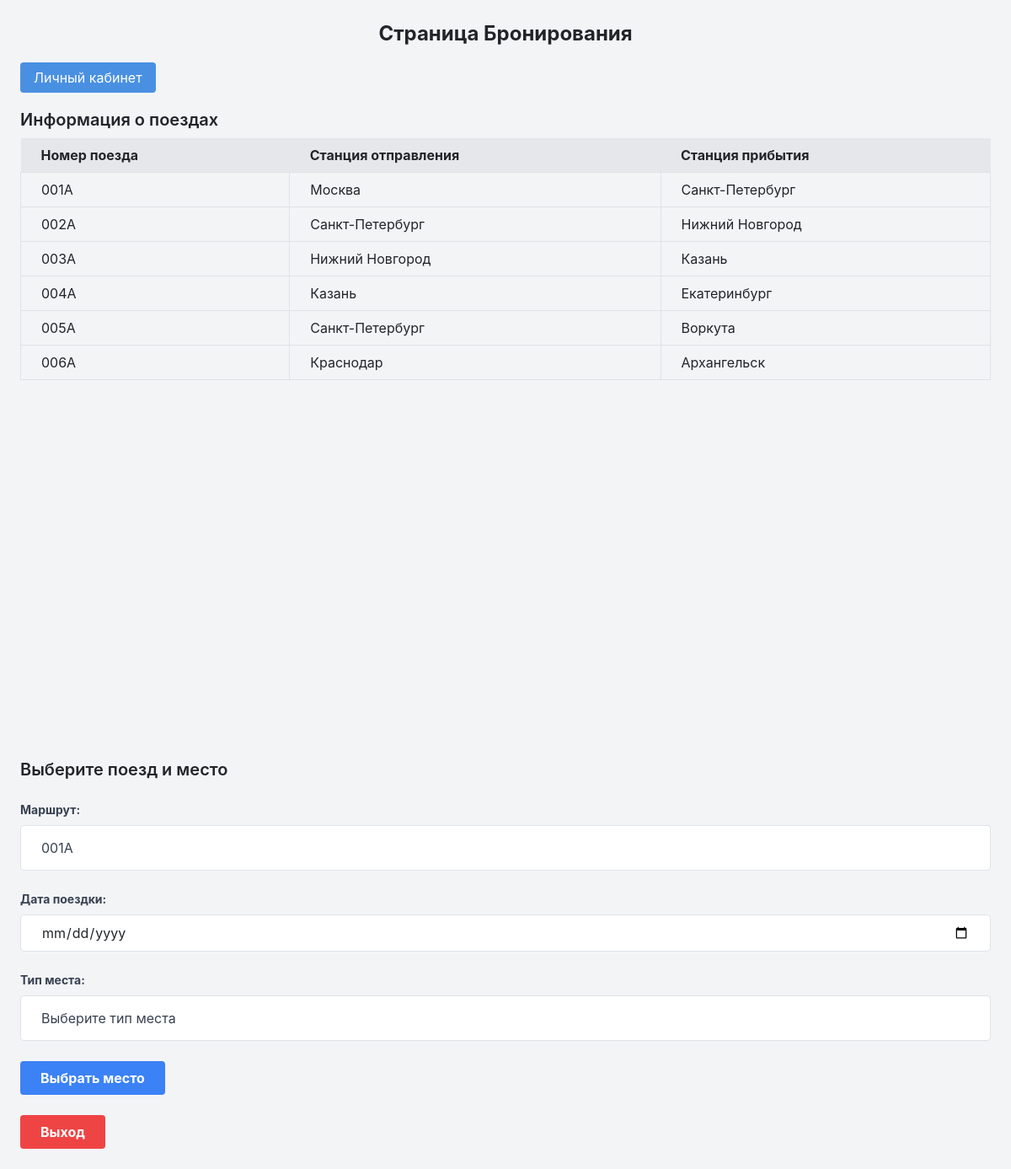
The page /booking.php (signed in) on the database its author committed.
### tables this page shows
CREATE TABLE IF NOT EXISTS `trains` (
  `TrainID` int NOT NULL AUTO_INCREMENT,
  `TrainNumber` varchar(50) DEFAULT NULL,
  `RouteID` int DEFAULT NULL,
  `SeatCount` int DEFAULT NULL,
  `PlatskartCount` int DEFAULT NULL,
  `CoupeCount` int DEFAULT NULL,
  PRIMARY KEY (`TrainID`)
);

CREATE TABLE IF NOT EXISTS `routes` (
  `RouteID` int NOT NULL AUTO_INCREMENT,
  `StartStation` varchar(100) DEFAULT NULL,
  `EndStation` varchar(100) DEFAULT NULL,
  `StartLatitude` double DEFAULT NULL,
  `StartLongitude` double DEFAULT NULL,
  `EndLatitude` double DEFAULT NULL,
  `EndLongitude` double DEFAULT NULL,
  PRIMARY KEY (`RouteID`)
);

### booking.php (the view, shortened to what this page needs)
<?php
require 'db.php';
$sql = "SELECT * FROM Trains";
$result = mysqli_query($link, $sql);
$sqlTrains = "SELECT t.TrainID, t.TrainNumber, r.StartStation, r.EndStation
              FROM trains t
              JOIN routes r ON t.RouteID = r.RouteID";
$resultTrains = mysqli_query($link, $sqlTrains);
?>
<!DOCTYPE html>
<html>
<head>
    <link href="https://cdn.jsdelivr.net/npm/tailwindcss@2.0.3/dist/tailwind.min.css" rel="stylesheet">
    <link href="https://maxcdn.bootstrapcdn.com/bootstrap/4.5.2/css/bootstrap.min.css" rel="stylesheet">
    <link href="styles.css" rel="stylesheet">
</head>
<body class="bg-gray-100">
<div class="container mx-auto px-4">
    <h1 class="text-2xl font-bold text-center my-4">Страница Бронирования</h1>
    <a href="profile.php" class="button-primary">Личный кабинет</a>
    <div class="my-4">
        <h2 class="text-xl font-semibold">Информация о поездах</h2>
        <table class="table-auto w-full mt-2">
            <thead>
            <tr class="bg-gray-200">
                <th class="px-4 py-2">Номер поезда</th>
                <th class="px-4 py-2">Станция отправления</th>
                <th class="px-4 py-2">Станция прибытия</th>
            </tr>
            </thead>
            <tbody>
            <?php while ($train = mysqli_fetch_assoc($resultTrains)) { ?>
                <tr>
                    <td class="border px-4 py-2"><?php echo htmlspecialchars($train['TrainNumber']); ?></td>
                    <td class="border px-4 py-2"><?php echo htmlspecialchars($train['StartStation']); ?></td>
                    <td class="border px-4 py-2"><?php echo htmlspecialchars($train['EndStation']); ?></td>
                </tr>
            <?php } ?>
            </tbody>
        </table>
    </div>
<div id="map" class="w-full h-64 my-4" style="width: 600px; height: 400px;"></div>
    <div class="my-4">
        <h3 class="text-xl font-semibold">Выберите поезд и место</h3>
        <form action="select_seat.php" method="post" class="my-4">
            <div class="mb-4">
                <label for="trainID" class="block text-gray-700 text-sm font-bold mb-2">Маршрут:</label>
                <select name="trainID" id="trainID" onchange="updateMapWithTrainRoute(this.value)" class="block appearance-none w-full bg-white border border-gray-200 text-gray-700 py-3 px-4 pr-8 rounded leading-tight focus:outline-none focus:bg-white focus:border-gray-500">
                    <?php while ($row = mysqli_fetch_assoc($result)) {
                        echo "<option value='" . $row['TrainID'] . "'>" . $row['TrainNumber'] . "</option>";
                    } ?>
                </select>
            </div>
            <div class="mb-4">
                <label for="travelDate" class="block text-gray-700 text-sm font-bold mb-2">Дата поездки:</label>
                <input type="date" id="travelDate" name="travelDate" required class="bg-white focus:outline-none focus:shadow-outline border border-gray-300 rounded-lg py-2 px-4 block w-full appearance-none leading-normal">
            </div>
            <div class="mb-4">
                <label for="seatType" class="block text-gray-700 text-sm font-bold mb-2">Тип места:</label>
                <select name="seatType" id="seatType" class="block appearance-none w-full bg-white border border-gray-200 text-gray-700 py-3 px-4 pr-8 rounded leading-tight focus:outline-none focus:bg-white focus:border-gray-500">
                    <option value="">Выберите тип места</option>
                </select>
            </div>
            <div class="mb-4">
                <input type="submit" value="Выбрать место" class="bg-blue-500 hover:bg-blue-700 text-white font-bold py-2 px-4 rounded cursor-pointer">
            </div>
        </form>
        <form action="logout.php" method="post">
            <button type="submit" name="logout" class="bg-red-500 hover:bg-red-700 text-white font-bold py-2 px-4 rounded">Выход</button>
        </form>
    </div>
</div>
</body>
</html>

### styles.css (style rules this page uses)
.container { width: 100%; max-width: 1200px; margin: 0 auto; padding: 0 1rem; }
.button-primary { background-color: #4a90e2; color: white; padding: 0.5rem 1rem; border-radius: 0.25rem; border: none; cursor: pointer; }

### rows shown on the page
trains: TrainNumber "001А", RouteID.StartStation "Москва", RouteID.EndStation "Санкт-Петербург"
trains: TrainNumber "002А", RouteID.StartStation "Санкт-Петербург", RouteID.EndStation "Нижний Новгород"
trains: TrainNumber "003А", RouteID.StartStation "Нижний Новгород", RouteID.EndStation "Казань"
trains: TrainNumber "004А", RouteID.StartStation "Казань", RouteID.EndStation "Екатеринбург"
trains: TrainNumber "005А", RouteID.StartStation "Санкт-Петербург", RouteID.EndStation "Воркута"
trains: TrainNumber "006A", RouteID.StartStation "Краснодар", RouteID.EndStation "Архангельск"

### other values the page prints
form field trainID "001А"
